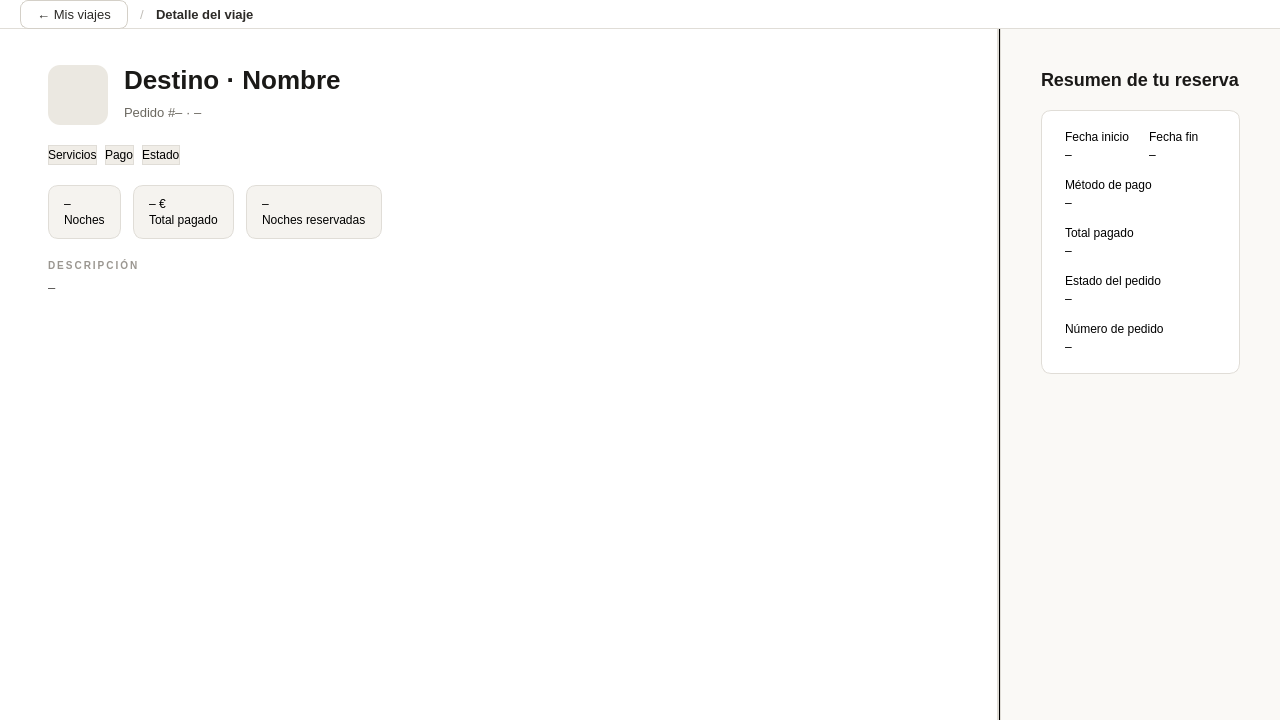
<?xml version="1.0" encoding="UTF-8"?>
<ui version="4.0">
 <class>VentanaDetallePedido</class>
 <widget class="QMainWindow" name="VentanaDetallePedido">
  <property name="geometry">
   <rect><x>0</x><y>0</y><width>1280</width><height>720</height></rect>
  </property>
  <property name="minimumSize"><size><width>1280</width><height>720</height></size></property>
  <property name="maximumSize"><size><width>1280</width><height>720</height></size></property>
  <property name="windowTitle"><string>Detalle del viaje</string></property>
  <property name="styleSheet">
   <string>
QMainWindow, QWidget#centralwidget { background-color: #F5F3EF; font-family: "Segoe UI", sans-serif; }
QWidget#panel_izquierdo { background-color: #FFFFFF; border-right: 1px solid #E0DDD7; }
QWidget#panel_derecho { background-color: #FAF9F6; }
QWidget#topbar { background-color: #FFFFFF; border-bottom: 1px solid #E0DDD7; }
QPushButton#btn_volver {
    background-color: #FFFFFF; border: 1px solid #D4D0C8;
    border-radius: 8px; padding: 6px 16px; font-size: 13px; color: #2C2A27;
}
QPushButton#btn_volver:hover { background-color: #F0EDE7; }
QLabel#lbl_breadcrumb_sep { color: #C0BDB7; font-size: 13px; }
QLabel#lbl_breadcrumb_actual { color: #2C2A27; font-size: 13px; font-weight: 600; }
QWidget#icono_destino { background-color: #EBE8E1; border-radius: 12px; }
QLabel#lbl_nombre_paquete { font-size: 26px; font-weight: 700; color: #1A1917; }
QLabel#lbl_meta { font-size: 13px; color: #6B6860; }
QWidget#chip_frame, QWidget#chip_frame_acc, QWidget#chip_frame_perfil {
    background-color: #F0EDE7; border-radius: 16px; border: 1px solid #E0DDD7;
}
QLabel#chip_label { font-size: 12px; color: #4A4845; padding: 4px 10px; }
QWidget#stats_box_noches, QWidget#stats_box_precio, QWidget#stats_box_total,
QWidget#stats_box_estado, QWidget#stats_box_pago {
    background-color: #F5F3EF; border-radius: 10px; border: 1px solid #E0DDD7;
}
QLabel#stat_valor { font-size: 18px; font-weight: 700; color: #1A1917; }
QLabel#stat_label { font-size: 11px; color: #9A9690; }
QLabel#lbl_desc_titulo { font-size: 10px; font-weight: 700; color: #9A9690; letter-spacing: 2px; }
QLabel#lbl_descripcion { font-size: 13px; color: #4A4845; }
QWidget#info_box {
    background-color: #FFFFFF; border-radius: 10px; border: 1px solid #E0DDD7;
}
QLabel#info_titulo { font-size: 18px; font-weight: 700; color: #1A1917; }
QLabel#info_campo { font-size: 12px; color: #6B6860; font-weight: 500; }
QLabel#info_valor { font-size: 15px; color: #1A1917; font-weight: 600; }
QLabel#lbl_estado_badge {
    font-size: 12px; font-weight: 600; padding: 4px 14px;
    border-radius: 12px; background-color: #E8F5E9; color: #2E7D32;
}
QFrame#sep_vertical { background-color: #E0DDD7; }
   </string>
  </property>

  <widget class="QWidget" name="centralwidget">
   <layout class="QVBoxLayout" name="main_vbox">
    <property name="spacing"><number>0</number></property>
    <property name="leftMargin"><number>0</number></property>
    <property name="topMargin"><number>0</number></property>
    <property name="rightMargin"><number>0</number></property>
    <property name="bottomMargin"><number>0</number></property>

    <item>
     <widget class="QWidget" name="topbar">
      <property name="minimumHeight"><number>52</number></property>
      <property name="maximumHeight"><number>52</number></property>
      <layout class="QHBoxLayout" name="topbar_hbox">
       <property name="leftMargin"><number>20</number></property>
       <property name="rightMargin"><number>20</number></property>
       <property name="topMargin"><number>0</number></property>
       <property name="bottomMargin"><number>0</number></property>
       <property name="spacing"><number>12</number></property>
       <item>
        <widget class="QPushButton" name="btn_volver">
         <property name="text"><string>← Mis viajes</string></property>
         <property name="cursor"><cursorShape>PointingHandCursor</cursorShape></property>
        </widget>
       </item>
       <item>
        <widget class="QLabel" name="lbl_breadcrumb_sep">
         <property name="text"><string>/</string></property>
        </widget>
       </item>
       <item>
        <widget class="QLabel" name="lbl_breadcrumb_actual">
         <property name="text"><string>Detalle del viaje</string></property>
        </widget>
       </item>
       <item>
        <spacer>
         <property name="orientation"><enum>Qt::Horizontal</enum></property>
         <property name="sizeHint" stdset="0"><size><width>40</width><height>20</height></size></property>
        </spacer>
       </item>
      </layout>
     </widget>
    </item>

    <item>
     <layout class="QHBoxLayout" name="body_hbox">
      <property name="spacing"><number>0</number></property>
      <property name="leftMargin"><number>0</number></property>
      <property name="topMargin"><number>0</number></property>
      <property name="rightMargin"><number>0</number></property>
      <property name="bottomMargin"><number>0</number></property>

      <item>
       <widget class="QWidget" name="panel_izquierdo">
        <property name="minimumWidth"><number>680</number></property>
        <layout class="QVBoxLayout" name="izq_vbox">
         <property name="leftMargin"><number>48</number></property>
         <property name="topMargin"><number>36</number></property>
         <property name="rightMargin"><number>48</number></property>
         <property name="bottomMargin"><number>36</number></property>
         <property name="spacing"><number>20</number></property>

         <item>
          <layout class="QHBoxLayout" name="header_hbox">
           <property name="spacing"><number>16</number></property>
           <item>
            <widget class="QWidget" name="icono_destino">
             <property name="minimumSize"><size><width>60</width><height>60</height></size></property>
             <property name="maximumSize"><size><width>60</width><height>60</height></size></property>
            </widget>
           </item>
           <item>
            <layout class="QVBoxLayout" name="titulo_vbox">
             <property name="spacing"><number>4</number></property>
             <item>
              <widget class="QLabel" name="lbl_nombre_paquete">
               <property name="text"><string>Destino · Nombre</string></property>
              </widget>
             </item>
             <item>
              <widget class="QLabel" name="lbl_meta">
               <property name="text"><string>Pedido #– · –</string></property>
              </widget>
             </item>
            </layout>
           </item>
           <item>
            <spacer>
             <property name="orientation"><enum>Qt::Horizontal</enum></property>
             <property name="sizeHint" stdset="0"><size><width>40</width><height>20</height></size></property>
            </spacer>
           </item>
          </layout>
         </item>

         <item>
          <layout class="QHBoxLayout" name="chips_hbox">
           <property name="spacing"><number>8</number></property>
           <item>
            <widget class="QWidget" name="chip_frame">
             <property name="maximumHeight"><number>32</number></property>
             <layout class="QHBoxLayout">
              <property name="leftMargin"><number>0</number></property><property name="topMargin"><number>0</number></property>
              <property name="rightMargin"><number>0</number></property><property name="bottomMargin"><number>0</number></property>
              <item>
               <widget class="QLabel" name="chip_servicios">
                <property name="text"><string>Servicios</string></property>
                <property name="objectName"><string>chip_label</string></property>
               </widget>
              </item>
             </layout>
            </widget>
           </item>
           <item>
            <widget class="QWidget" name="chip_frame_acc">
             <property name="maximumHeight"><number>32</number></property>
             <layout class="QHBoxLayout">
              <property name="leftMargin"><number>0</number></property><property name="topMargin"><number>0</number></property>
              <property name="rightMargin"><number>0</number></property><property name="bottomMargin"><number>0</number></property>
              <item>
               <widget class="QLabel" name="chip_metodo_pago">
                <property name="text"><string>Pago</string></property>
                <property name="objectName"><string>chip_label</string></property>
               </widget>
              </item>
             </layout>
            </widget>
           </item>
           <item>
            <widget class="QWidget" name="chip_frame_perfil">
             <property name="maximumHeight"><number>32</number></property>
             <layout class="QHBoxLayout">
              <property name="leftMargin"><number>0</number></property><property name="topMargin"><number>0</number></property>
              <property name="rightMargin"><number>0</number></property><property name="bottomMargin"><number>0</number></property>
              <item>
               <widget class="QLabel" name="chip_estado">
                <property name="text"><string>Estado</string></property>
                <property name="objectName"><string>chip_label</string></property>
               </widget>
              </item>
             </layout>
            </widget>
           </item>
           <item>
            <spacer>
             <property name="orientation"><enum>Qt::Horizontal</enum></property>
             <property name="sizeHint" stdset="0"><size><width>40</width><height>20</height></size></property>
            </spacer>
           </item>
          </layout>
         </item>

         <item>
          <layout class="QHBoxLayout" name="stats_hbox">
           <property name="spacing"><number>12</number></property>
           <item>
            <widget class="QWidget" name="stats_box_noches">
             <property name="minimumHeight"><number>72</number></property>
             <layout class="QVBoxLayout">
              <property name="leftMargin"><number>16</number></property><property name="topMargin"><number>12</number></property>
              <property name="rightMargin"><number>16</number></property><property name="bottomMargin"><number>12</number></property>
              <property name="spacing"><number>2</number></property>
              <item><widget class="QLabel" name="stat_duracion_val"><property name="text"><string>–</string></property><property name="objectName"><string>stat_valor</string></property></widget></item>
              <item><widget class="QLabel" name="stat_duracion_lbl"><property name="text"><string>Noches</string></property><property name="objectName"><string>stat_label</string></property></widget></item>
             </layout>
            </widget>
           </item>
           <item>
            <widget class="QWidget" name="stats_box_precio">
             <property name="minimumHeight"><number>72</number></property>
             <layout class="QVBoxLayout">
              <property name="leftMargin"><number>16</number></property><property name="topMargin"><number>12</number></property>
              <property name="rightMargin"><number>16</number></property><property name="bottomMargin"><number>12</number></property>
              <property name="spacing"><number>2</number></property>
              <item><widget class="QLabel" name="stat_precio_val"><property name="text"><string>– €</string></property><property name="objectName"><string>stat_valor</string></property></widget></item>
              <item><widget class="QLabel" name="stat_precio_lbl"><property name="text"><string>Total pagado</string></property><property name="objectName"><string>stat_label</string></property></widget></item>
             </layout>
            </widget>
           </item>
           <item>
            <widget class="QWidget" name="stats_box_total">
             <property name="minimumHeight"><number>72</number></property>
             <layout class="QVBoxLayout">
              <property name="leftMargin"><number>16</number></property><property name="topMargin"><number>12</number></property>
              <property name="rightMargin"><number>16</number></property><property name="bottomMargin"><number>12</number></property>
              <property name="spacing"><number>2</number></property>
              <item><widget class="QLabel" name="stat_total_val"><property name="text"><string>–</string></property><property name="objectName"><string>stat_valor</string></property></widget></item>
              <item><widget class="QLabel" name="stat_total_lbl"><property name="text"><string>Noches reservadas</string></property><property name="objectName"><string>stat_label</string></property></widget></item>
             </layout>
            </widget>
           </item>
           <item>
            <spacer>
             <property name="orientation"><enum>Qt::Horizontal</enum></property>
             <property name="sizeHint" stdset="0"><size><width>40</width><height>20</height></size></property>
            </spacer>
           </item>
          </layout>
         </item>

         <item>
          <layout class="QVBoxLayout" name="desc_vbox">
           <property name="spacing"><number>8</number></property>
           <item><widget class="QLabel" name="lbl_desc_titulo"><property name="text"><string>DESCRIPCIÓN</string></property></widget></item>
           <item>
            <widget class="QLabel" name="lbl_descripcion">
             <property name="text"><string>–</string></property>
             <property name="wordWrap"><bool>true</bool></property>
             <property name="alignment"><set>Qt::AlignTop|Qt::AlignLeft</set></property>
            </widget>
           </item>
          </layout>
         </item>

         <item>
          <spacer>
           <property name="orientation"><enum>Qt::Vertical</enum></property>
           <property name="sizeHint" stdset="0"><size><width>20</width><height>40</height></size></property>
          </spacer>
         </item>

        </layout>
       </widget>
      </item>

      <item>
       <widget class="QFrame" name="sep_vertical">
        <property name="minimumWidth"><number>1</number></property>
        <property name="maximumWidth"><number>1</number></property>
        <property name="frameShape"><enum>QFrame::VLine</enum></property>
       </widget>
      </item>

      <item>
       <widget class="QWidget" name="panel_derecho">
        <layout class="QVBoxLayout" name="der_vbox">
         <property name="leftMargin"><number>40</number></property>
         <property name="topMargin"><number>40</number></property>
         <property name="rightMargin"><number>40</number></property>
         <property name="bottomMargin"><number>40</number></property>
         <property name="spacing"><number>20</number></property>

         <item><widget class="QLabel" name="info_titulo"><property name="text"><string>Resumen de tu reserva</string></property></widget></item>

         <item>
          <widget class="QWidget" name="info_box">
           <layout class="QVBoxLayout" name="info_vbox">
            <property name="leftMargin"><number>24</number></property>
            <property name="topMargin"><number>20</number></property>
            <property name="rightMargin"><number>24</number></property>
            <property name="bottomMargin"><number>20</number></property>
            <property name="spacing"><number>16</number></property>

            <item>
             <layout class="QHBoxLayout">
              <item>
               <layout class="QVBoxLayout"><property name="spacing"><number>4</number></property>
                <item><widget class="QLabel" name="lbl_campo_inicio"><property name="text"><string>Fecha inicio</string></property><property name="objectName"><string>info_campo</string></property></widget></item>
                <item><widget class="QLabel" name="lbl_val_inicio"><property name="text"><string>–</string></property><property name="objectName"><string>info_valor</string></property></widget></item>
               </layout>
              </item>
              <item>
               <layout class="QVBoxLayout"><property name="spacing"><number>4</number></property>
                <item><widget class="QLabel" name="lbl_campo_fin"><property name="text"><string>Fecha fin</string></property><property name="objectName"><string>info_campo</string></property></widget></item>
                <item><widget class="QLabel" name="lbl_val_fin"><property name="text"><string>–</string></property><property name="objectName"><string>info_valor</string></property></widget></item>
               </layout>
              </item>
             </layout>
            </item>

            <item>
             <layout class="QVBoxLayout"><property name="spacing"><number>4</number></property>
              <item><widget class="QLabel" name="lbl_campo_pago"><property name="text"><string>Método de pago</string></property><property name="objectName"><string>info_campo</string></property></widget></item>
              <item><widget class="QLabel" name="lbl_val_pago"><property name="text"><string>–</string></property><property name="objectName"><string>info_valor</string></property></widget></item>
             </layout>
            </item>

            <item>
             <layout class="QVBoxLayout"><property name="spacing"><number>4</number></property>
              <item><widget class="QLabel" name="lbl_campo_total"><property name="text"><string>Total pagado</string></property><property name="objectName"><string>info_campo</string></property></widget></item>
              <item><widget class="QLabel" name="lbl_val_total"><property name="text"><string>–</string></property><property name="objectName"><string>info_valor</string></property></widget></item>
             </layout>
            </item>

            <item>
             <layout class="QVBoxLayout"><property name="spacing"><number>4</number></property>
              <item><widget class="QLabel" name="lbl_campo_estado"><property name="text"><string>Estado del pedido</string></property><property name="objectName"><string>info_campo</string></property></widget></item>
              <item><widget class="QLabel" name="lbl_val_estado"><property name="text"><string>–</string></property><property name="objectName"><string>info_valor</string></property></widget></item>
             </layout>
            </item>

            <item>
             <layout class="QVBoxLayout"><property name="spacing"><number>4</number></property>
              <item><widget class="QLabel" name="lbl_campo_pedido"><property name="text"><string>Número de pedido</string></property><property name="objectName"><string>info_campo</string></property></widget></item>
              <item><widget class="QLabel" name="lbl_val_pedido"><property name="text"><string>–</string></property><property name="objectName"><string>info_valor</string></property></widget></item>
             </layout>
            </item>

           </layout>
          </widget>
         </item>

         <item>
          <spacer>
           <property name="orientation"><enum>Qt::Vertical</enum></property>
           <property name="sizeHint" stdset="0"><size><width>20</width><height>40</height></size></property>
          </spacer>
         </item>

        </layout>
       </widget>
      </item>

     </layout>
    </item>

   </layout>
  </widget>
 </widget>
 <resources/>
 <connections/>
</ui>
